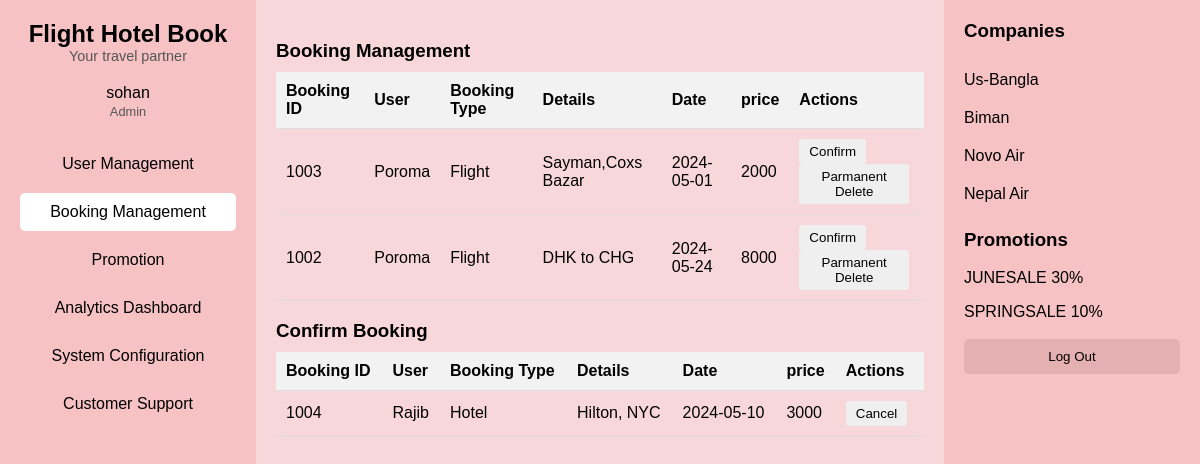
Screenshot of /Views/bookingView.php (signed in) with the database file from the repository.
### tables this page shows
CREATE TABLE `booking` (
  `id` int(20) NOT NULL,
  `name` varchar(11) NOT NULL,
  `bookingtype` varchar(20) NOT NULL,
  `details` varchar(20) NOT NULL,
  `date` date NOT NULL,
  `price` int(200) NOT NULL
);

CREATE TABLE `confirmbooking` (
  `id` int(11) NOT NULL,
  `name` varchar(20) NOT NULL,
  `bookingtype` varchar(20) NOT NULL,
  `details` varchar(20) NOT NULL,
  `date` date NOT NULL,
  `price` int(200) NOT NULL
);

CREATE TABLE `promotion` (
  `code` varchar(20) NOT NULL,
  `Discount` int(20) NOT NULL,
  `startdate` date NOT NULL,
  `enddate` date NOT NULL,
  `limits` int(20) NOT NULL,
  `services` varchar(20) NOT NULL
);

### Models/booking.php (called while the page is built, shortened)
<?php
$con = conn();
$sql = "select * from booking";
$res = mysqli_query($con, $sql);
$confirmBookingSql = "select * from confirmbooking";
$confirmBookingRes = mysqli_query($con, $confirmBookingSql);

### Models/promotion.php (called while the page is built, shortened)
<?php
function selec()
{
    $con = conn();
    $sql = "select * from promotion";
    $res = mysqli_query($con, $sql);
    return $res;
}

### Controllers/promotionOparetion.php (called while the page is built, shortened)
<?php
require_once ("../Models/promotion.php");
function se()
{
    $r = selec();
    if ($r) {
        return $r;
    }
}

### Views/bookingView.php (the view, shortened to what this page needs)
<?php
require_once ("../Models/booking.php");
?>
<!DOCTYPE html>
<html lang="en">
<head>
    <link rel="stylesheet" href="../Assestes/css/booking.css">
</head>
<body>
    <div class="container">
        <div class="sidebar">
            <div class="logo">
                <h1>Flight Hotel Book</h1>
                <p>Your travel partner</p>
            </div>
            <div class="user-info">
                <p><?php echo $_SESSION["name"]; ?><br><span>Admin</span></p>
            </div>
            <nav class="menu">
                <a href="home.php">User Management</a>
                <a href="../Controllers/bookingController.php" class="active">Booking Management</a>
                <a href="promotion.php">Promotion</a>
                <a href="analysis.php">Analytics Dashboard</a>
                <a href="system.php">System Configuration</a>
                <a href="customersupport.php">Customer Support</a>
            </nav>
        </div>
        <div class="main-content">
            <div class="booking-management">
                <h3>Booking Management</h3>
                <form action="../Controllers/bookingoparetions.php" method="post">
                    <table>
                        <thead>
                            <tr>
                                <th>Booking ID</th>
                                <th>User</th>
                                <th>Booking Type</th>
                                <th>Details</th>
                                <th>Date</th>
                                <th>price</th>
                                <th>Actions</th>
                            </tr>
                        </thead>
                        <?php
                        while ($r = mysqli_fetch_assoc($res)) {
                            ?>
                            <tbody>
                                <tr>
                                    <td><?php echo $r["id"]; ?></td>
                                    <td><?php echo $r["name"]; ?></td>
                                    <td><?php echo $r["bookingtype"]; ?></td>
                                    <td><?php echo $r["details"]; ?></td>
                                    <td><?php echo $r["date"]; ?></td>
                                    <td><?php echo $r["price"]; ?></td>
                                    <td>
                                        <button class="confirm-btn" name="confirm-btn"
                                            value="<?php echo $r["id"]; ?>">Confirm</button>
                                        <button class="cancel-btn" name="delete"
                                            value="<?php echo $r["id"]; ?>">Parmanent Delete</button>
                                    </td>
                                <?php } ?>
                            </tr>
                        </tbody>
                    </table>
                </form>
            </div>
            <div class="confirm-booking">
                <h3>Confirm Booking</h3>
                <form action="../Controllers/bookingoparetions.php" method="post">
                    <table>
                        <thead>
                            <tr>
                                <th>Booking ID</th>
                                <th>User</th>
                                <th>Booking Type</th>
                                <th>Details</th>
                                <th>Date</th>
                                <th>price</th>
                                <th>Actions</th>
                            </tr>
                        </thead>
                        <?php
                        while ($r = mysqli_fetch_assoc($confirmBookingRes)) {
                            ?>
                            <tbody>
                                <tr>
                                    <td><?php echo $r["id"]; ?></td>
                                    <td><?php echo $r["name"]; ?></td>
                                    <td><?php echo $r["bookingtype"]; ?></td>
                                    <td><?php echo $r["details"]; ?></td>
                                    <td><?php echo $r["date"]; ?></td>
                                    <td><?php echo $r["price"]; ?></td>
                                    <td>
                                        <button class="cancel-btn" name="cancel-btn"
                                            value="<?php echo $r["id"]; ?>">Cancel</button>
                                    </td>
                                <?php } ?>
                            </tr>
                        </tbody>
                    </table>
                </form>
            </div>
        </div>
        <div class="right-panel">
            <h3>Companies</h3>
            <ul class="companies">
                <li>Us-Bangla</li>
                <li>Biman</li>
                <li>Novo Air</li>
                <li>Nepal Air</li>
            </ul>
            <h3>Promotions</h3>
            <ul class="promotions">
            <?php
                    include("../Controllers/promotionOparetion.php");
                    $a = se();
                                    while ($r = mysqli_fetch_assoc($a)) {
                                        ?>
                                    <?php echo $r["code"]; ?>
                                    <?php echo $r["Discount"]; ?>%
                                </ul>
                                        <?php }
                                    ?>
            <br>
            <br>
            <form method="get">
                <button class="logout" name="out">Log Out</button>
            </form>
        </div>
    </div>
</body>
</html>

### Assestes/css/booking.css (style rules this page uses)
body { font-family: Arial, sans-serif; margin: 0; background-color: #f8d7da; }
.container { display: flex; height: 100vh; }
.sidebar { width: 20%; background-color: #f7c2c4; padding: 20px; display: flex; flex-direction: column; align-items: center; }
.sidebar .logo { text-align: center; }
.sidebar .logo h1 { font-size: 1.5em; margin: 0; }
.sidebar .logo p { margin: 0; font-size: 0.9em; color: #555; }
.sidebar .user-info { text-align: center; margin: 20px 0; }
.sidebar .user-info p { margin: 0; }
.sidebar .user-info span { font-size: 0.8em; color: #555; }
.sidebar .menu { display: flex; flex-direction: column; width: 100%; }
.sidebar .menu a { padding: 10px; color: #000; text-decoration: none; text-align: center; border-radius: 5px; margin: 5px 0; }
.sidebar .menu a:hover, .sidebar .menu a.active { background-color: white; }
.main-content { width: 60%; padding: 20px; }
.right-panel { width: 20%; background-color: #f7c2c4; padding: 20px; }
.right-panel h3 { margin-top: 0; }
.right-panel ul { list-style: none; padding: 0; }
.right-panel li { padding: 10px 0; }
.right-panel .logout { width: 100%; padding: 10px; background-color: #e4b0b2; border: none; border-radius: 5px; cursor: pointer; }
.booking-management { margin-top: 20px; }
.booking-management h3 { margin-bottom: 10px; }
.booking-management table { width: 100%; border-collapse: collapse; }
.booking-management th, .booking-management td { padding: 10px; text-align: left; border-bottom: 1px solid #ddd; }
.booking-management th { background-color: #f2f2f2; }
.booking-management button { padding: 5px 10px; margin-right: 5px; border: none; border-radius: 3px; cursor: pointer; }
.confirm-booking { margin-top: 10px; }
.confirm-booking h3 { margin-bottom: 10px; }
.confirm-booking table { width: 100%; border-collapse: collapse; }
.confirm-booking th, .confirm-booking td { padding: 10px; text-align: left; border-bottom: 1px solid #ddd; }
.confirm-booking th { background-color: #f2f2f2; }
.confirm-booking button { padding: 5px 10px; margin-right: 5px; border: none; border-radius: 3px; cursor: pointer; }

### rows the page displays
booking: id "1003", name "Poroma", bookingtype "Flight", details "Sayman,Coxs Bazar", date "2024-05-01", price "2000"
booking: id "1002", name "Poroma", bookingtype "Flight", details "DHK to CHG", date "2024-05-24", price "8000"
confirmbooking: id "1004", name "Rajib", bookingtype "Hotel", details "Hilton, NYC", date "2024-05-10", price "3000"
promotion: code "JUNESALE", Discount "30"
promotion: code "SPRINGSALE", Discount "10"

### other values shown
$_SESSION["name"] "sohan"
